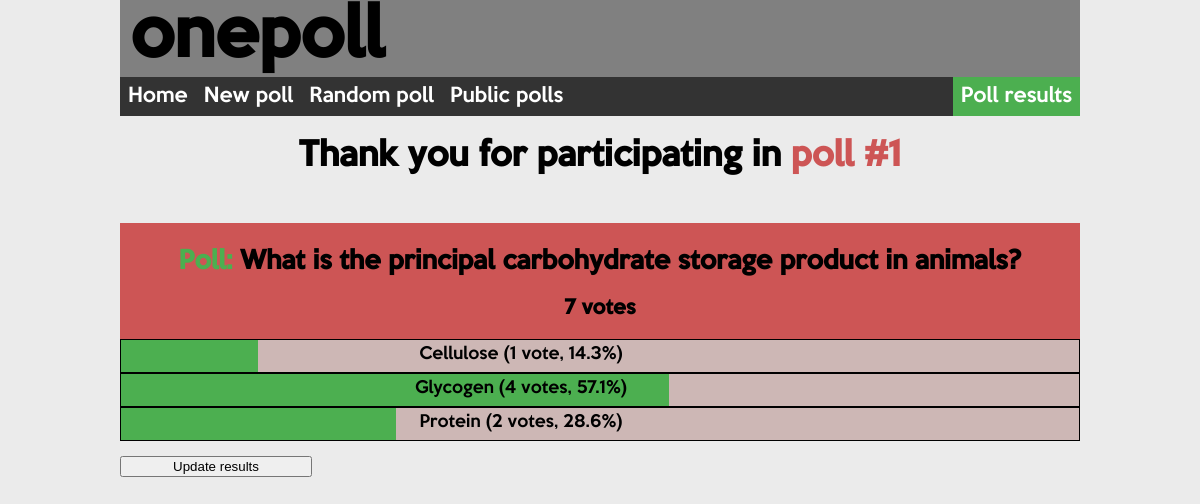
/1/results/, run on the app's committed database.
### polls/models.py (models this page shows, shortened)
class Question(models.Model):
    question_text = models.CharField(max_length=200)
    pub_date = models.DateTimeField('date published')
    public_poll = models.IntegerField(default=1)
    views = models.IntegerField(default=0)
    def get_total_votes(self):
        votes = 0
        for choice in self.choice_set.all():
            votes += choice.votes
        return votes

class Choice(models.Model):
    question = models.ForeignKey(Question, on_delete=models.CASCADE)
    choice_text = models.CharField(max_length=200)
    votes = models.IntegerField(default=0)

### polls/views.py (the view)
# urls.py: url(r'^(?P<question_id>[0-9]+)/results/$', views.results, name='results'),
def results(request, question_id):
    question = get_object_or_404(Question, id=question_id)
    template = 'polls/results.html'
    if request.POST.get('request') == 'update':
        count = 1
        data = 'total_votes=%d;' % question.get_total_votes()
        pluralize = None
        percentage = None
        for choice in question.choice_set.all():
            pluralize = polls.utils.pluralize(choice.votes)
            percentage = polls.utils.percentage(choice.votes, question.get_total_votes())
            if count < question.choice_set.count():
                data += "%s (%d vote%s, %.1f%%)=%d;" % (choice.choice_text, choice.votes, pluralize, percentage, choice.votes)
            else:
                data += "%s (%d vote%s, %.1f%%)=%d" % (choice.choice_text, choice.votes, pluralize, percentage, choice.votes)
            count += 1
        return HttpResponse(data)
    else:
        return render(request, template, { 'question': question});

### polls/templatetags/custom_filters.py (called while the page is built)
@register.filter
def percentage(value, arg):
    try:
        value = float(value)
        arg = float(arg)
        if arg:
            return round(value / arg * 100, 1)
    except:
        pass
    return ''

### polls/templates/polls/results.html (shortened to what this page needs)
{% load staticfiles %}
{% load custom_filters %}
<head>
    <link rel="stylesheet" type="text/css" href="{% static 'polls/css/results.css' %}"/>
    <link rel="stylesheet" type="text/css" href="{% static 'polls/css/navigation.css' %}"/>
    <div id="navigation">
        <h1>onepoll</h1>
        <ul>
            <li><a href="{% url 'index' %}">Home</a></li>
            <li><a href="{% url 'new' %}">New poll</a></li>
            <li><a href="{% url 'random' %}">Random poll</a></li>
            <li><a href="{% url 'public' %}">Public polls</a></li>
            <li style="float: right"><a href="{% url 'results' question.id%}" class='active'>Poll results</a></li>
        </ul>
    </div>
</head>
<body onload="loadResults({{ question.get_total_votes }}, {{ question.choice_set.count }});">
    <h1>Thank you for participating in <span style='color:#CD5555'>poll #{{question.id}}</span></h1>
    <div id="results">
        <h2>{{ question.question_text }}</h2>
        <h3>{{ question.get_total_votes }} vote{{ question.get_total_votes|pluralize }}</h3>
        {% for choice in question.choice_set.all %}
            <div id="background{{ forloop.counter }}" class="background">
                <div id="foreground{{ forloop.counter }}" class="foreground" value={{ choice.votes }}>
                    <p>{{ choice.choice_text }} ({{ choice.votes }} vote{{ choice.votes|pluralize }}, {{ choice.votes|percentage:question.get_total_votes }}%)</p>
                </div>
            </div>
        {% endfor %}
    </div>
    <input type='button' value='Update results' onclick="update('{% url 'results' question.id %}')" id="update" disabled/>
</body>

### polls/static/polls/css/results.css (style rules this page uses)
h1 { text-align: center; }
#results { margin-top: 5%; margin-bottom: 15px; background-color: #CD5555; width: 100%; padding-top: 5px; text-align: center; }
#results h2:before { content: 'Poll: '; color: #4CAF50; font-weight: bolder; }
#results .background { position: relative; background-color: #CDB7B5; border: solid black 1px; height: 2em; }
#results .foreground { position: absolute; width: 0%; background-color: #4CAF50; height: 2em; }
#results p { position: absolute; margin: 5 auto; width: 800px; height: 2em; }
input { width: 20%; }

### polls/static/polls/css/navigation.css (style rules this page uses)
body, header { background-color: #EBEBEB; font-family: keepcalm; margin: 0 auto; max-width: 80%; }
#navigation { top: 0%; left: 0%; width: 100%; background-color: gray; }
#navigation h1 { text-align: left; color: black; font-weight: bold; font-size: 4em; display: inline; padding: 10px; }
#navigation li { float: left; }
#navigation li a { display: block; color: white; font-size: 1.2em; text-decoration: none; padding: 8px 8px; }
#navigation li a.active { background-color: #4CAF50; }
#navigation ul { list-style-type: none; margin: 0 auto; padding: 0; overflow: hidden; background-color: #333; }

### data on the page
Question: id "1", question_text "What is the principal carbohydrate storage product in animals?", get_total_votes "7", id "Update results"
Choice: choice_text "Cellulose", votes "1", votes|percentage "14.3"
Choice: choice_text "Glycogen", votes "4", votes|percentage "57.1"
Choice: choice_text "Protein", votes "2", votes|percentage "28.6"
